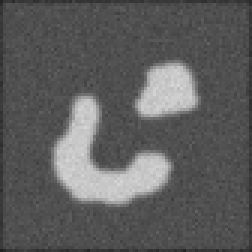
%> input picture campy/doc/LevelSet_ChunmingLi_v0/twoObj.bmp, 84 x 84 px (shown 3 times larger)
$ octave Demo2.m   (GNU Octave 9; MATLAB toolbox functions it lacks are replaced by stand-ins)
%> lines starting %> are read from the running program, lines starting %| are printed output that depends on the picture; in (x1, y1, x2, y2) boxes, pixels count from 0 and x2, y2 are one past the last pixel; in counts of white or black regions, pixels touching at a corner belong together; the program's own positions count from 1
### campy/doc/LevelSet_ChunmingLi_v0/EVOLUTION.m
function u = EVOLUTION(u0, g, lambda, mu, alf, epsilon, delt, numIter)
%  EVOLUTION(u0, g, lambda, mu, alf, epsilon, delt, numIter) updates the level set function
%  according to the level set evolution equation in Chunming Li et al's paper:
%      "Level Set Evolution Without Reinitialization: A New Variational Formulation"
%       in Proceedings CVPR'2005,
%  Usage:
%   u0: level set function to be updated
%   g: edge indicator function
%   lambda: coefficient of the weighted length term L(\phi)
%   mu: coefficient of the internal (penalizing) energy term P(\phi)
%   alf: coefficient of the weighted area term A(\phi), choose smaller alf
%   epsilon: the papramater in the definition of smooth Dirac function, default value 1.5
%   delt: time step of iteration, see the paper for the selection of time step and mu
%   numIter: number of iterations.
%
% Author: Chunming Li, all rights reserved.
% e-mail: li_chunming@hotmail.com
% http://vuiis.vanderbilt.edu/~licm/

u=u0;
[vx,vy]=gradient(g);

for k=1:numIter
    u=NeumannBoundCond(u);
    %disp(sum(u(:)))
    [ux,uy]=gradient(u);
    normDu=sqrt(ux.^2 + uy.^2 + 1e-10);
    Nx=ux./normDu;
    Ny=uy./normDu;
    diracU=Dirac(u,epsilon);
    K=curvature_central(Nx,Ny);
    weightedLengthTerm=lambda*diracU.*(vx.*Nx + vy.*Ny + g.*K);
    penalizingTerm=mu*(4*ddel2(u)-K);
    weightedAreaTerm=alf.*diracU.*g;
    u=u+delt*(weightedLengthTerm + weightedAreaTerm + penalizingTerm);  % update the level set function
end

% the following functions are called by the main function EVOLUTION
% [17 lines left out: functions Dirac, curvature_central, NeumannBoundCond, not called in this run]

### campy/doc/LevelSet_ChunmingLi_v0/Demo2.m
% This Matlab file demomstrates the level set method in Li et al's paper
%    "Level Set Evolution Without Re-initialization: A New Variational Formulation"
%    in Proceedings of CVPR'05, vol. 1, pp. 430-436.
% Author: Chunming Li, all rights reserved.
% E-mail: li_chunming@hotmail.com
% URL:  http://www.engr.uconn.edu/~cmli/

clear all;
close all;
Img = imread('twoObj.bmp');  % synthetic noisy image
%> Img is the input picture: size 84x84 uint8; min 34, max 214, mean 93.8
Img=double(Img(:,:,1));
%> Img: size 84x84 double
sigma=1.5;    % scale parameter in Gaussian kernel for smoothing
G=fspecial('gaussian',15,sigma);
Img_smooth=conv2(Img,G,'same');  % smooth image by Gaussiin convolution
#disp(length(Img_smooth))
#imagesc(Img_smooth)
#hold off;
#pause(100);
[Ix,Iy]=gradient(Img_smooth);
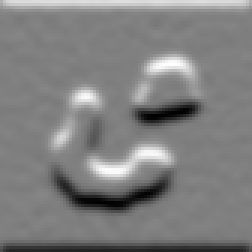
%> Iy: size 84x84 double (shown 3 times larger); min -25.06, max 24.95, mean 0; drawn with min black and max white
f=Ix.^2+Iy.^2;
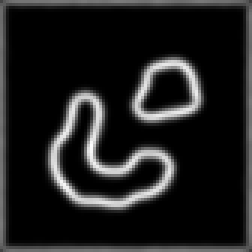
%> f: size 84x84 double (shown 3 times larger); min 7.57e-05, max 712.1, mean 87.3; drawn with min black and max white
g=1./(1+f);  % edge indicator function.
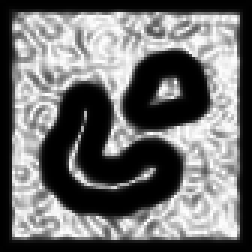
%> g: size 84x84 double (shown 3 times larger); min 0.0014, max 1, mean 0.434

epsilon=1.5; % the papramater in the definition of smoothed Dirac function
timestep=5;  % time step
mu=0.2/timestep;  % coefficient of the internal (penalizing) energy term P(\phi)
          % Note: the product timestep*mu must be less than 0.25 for stability!

lambda=5; % coefficient of the weighted length term Lg(\phi)
alf=3;   % coefficient of the weighted area term Ag(\phi);
         % Note: Choose a positive(negative) alf if the initial contour is outside(inside) the object.

% define initial level set function (LSF) as -c0, 0, c0 at points outside, on
% the boundary, and inside of a region R, respectively.
[nrow, ncol]=size(Img);
%> nrow = 84; ncol = 84
disp(nrow)
%| 84
disp(ncol)
%| 84
c0=4;
initialLSF=c0*ones(nrow,ncol);
w=8;
initialLSF(w+1:end-w, w+1:end-w)=0;  % zero level set is on the boundary of R.
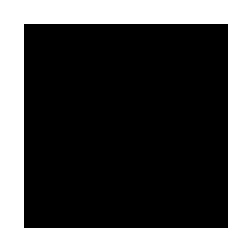
%> initialLSF: size 84x84 double (shown 3 times larger); values 0 (black) and 4 (white), 34.5% white; 1 white region, box (x1, y1, x2, y2) and area: (0, 0, 84, 84) 2432
                                     % Note: this can be commented out. The intial LSF does NOT necessarily need a zero level set.

initialLSF(w+2:end-w-1, w+2: end-w-1)=-c0; % negative constant -c0 inside of R, postive constant c0 outside of R.
u=initialLSF;
figure;imagesc(Img, [0, 255]);colormap(gray);hold on;
#hold off;
#pause(100);
[c,h] = contour(u,[0 0],'r');
%> h = -40.53
title('Initial contour');
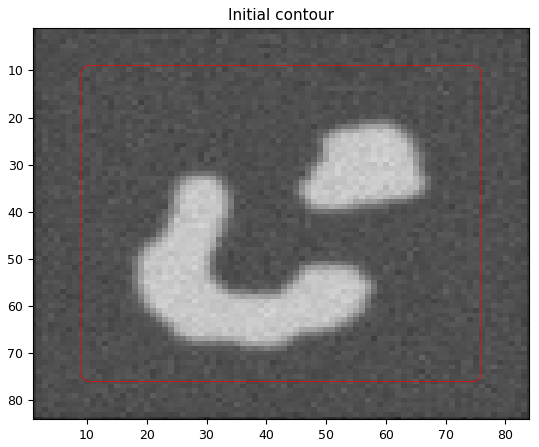
%> figure redrawn from the program's plot data
%> the run ends on the next line


% start level set evolution
for n=1:250
    u=EVOLUTION(u, g ,lambda, mu, alf, epsilon, timestep, 1);
